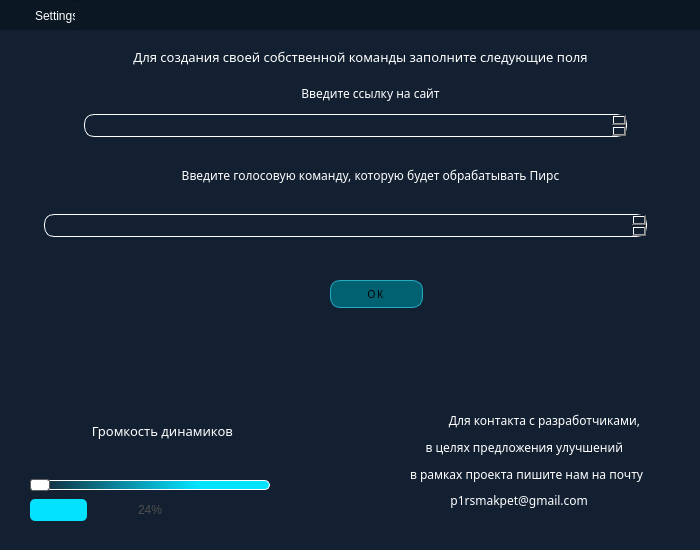
<?xml version="1.0" encoding="UTF-8"?>
<ui version="4.0">
 <class>Settings</class>
 <widget class="QDialog" name="Settings">
  <property name="geometry">
   <rect>
    <x>0</x>
    <y>0</y>
    <width>700</width>
    <height>550</height>
   </rect>
  </property>
  <property name="minimumSize">
   <size>
    <width>700</width>
    <height>550</height>
   </size>
  </property>
  <property name="maximumSize">
   <size>
    <width>700</width>
    <height>550</height>
   </size>
  </property>
  <property name="windowTitle">
   <string>Settings</string>
  </property>
  <property name="styleSheet">
   <string notr="true">* {
background-color: rgb(19, 32, 49);
}

QPushButton {
  text-decoration: none;
  text-transform: uppercase;
  letter-spacing: 2px;
  color: black;
  background: rgb(1, 97, 113);
  font-size: 10px;
  text-align: center;
  border-radius: 10px;
  border: 1px solid rgb(36, 172, 194);
 }

QPushButton:hover {
    background-color: rgb(36, 172, 194);
  }

QLabel {
	color: white;
}

QProgressBar{
border-radius: 5px;
text-align:center;
color: #4f4f4f;
}

QProgressBar::chunk{
border-radius: 5px;
background-color: rgb(3, 227, 255);
}

QTextEdit{
border:1px solid white;
border-radius: 10px;
margin:4px;
color:white;
}

QTextEdit:focus{
border: 1px solid  rgb(36, 172, 194);
}

QSlider::groove{
    border: 1px solid white;
	border-radius: 5px;
    height: 8px; 
    background: qlineargradient(x1:0, y1:0, x2:0.7, y2:0, stop:0  rgb(19, 32, 49), stop:1  rgb(3, 227, 255));
    margin: 2px 1px;
}

QSlider::handle{
    background:white;
    border: 1px solid #5c5c5c;
    width: 18px;
    margin: -2px; 
    border-radius: 3px;
}
</string>
  </property>
  <widget class="QWidget" name="verticalLayoutWidget_2">
   <property name="geometry">
    <rect>
     <x>30</x>
     <y>390</y>
     <width>241</width>
     <height>131</height>
    </rect>
   </property>
   <layout class="QVBoxLayout" name="verticalLayout_2">
    <item>
     <widget class="QLabel" name="label_4">
      <property name="font">
       <font>
        <family>Yu Gothic UI Semilight</family>
        <pointsize>10</pointsize>
       </font>
      </property>
      <property name="text">
       <string>       Громкость динамиков</string>
      </property>
      <property name="alignment">
       <set>Qt::AlignCenter</set>
      </property>
     </widget>
    </item>
    <item>
     <widget class="QSlider" name="speaker">
      <property name="orientation">
       <enum>Qt::Horizontal</enum>
      </property>
     </widget>
    </item>
    <item>
     <widget class="QProgressBar" name="progressBar_2">
      <property name="value">
       <number>24</number>
      </property>
     </widget>
    </item>
   </layout>
  </widget>
  <widget class="QLabel" name="label_2">
   <property name="geometry">
    <rect>
     <x>290</x>
     <y>85</y>
     <width>161</width>
     <height>16</height>
    </rect>
   </property>
   <property name="font">
    <font>
     <family>Yu Gothic UI Semilight</family>
     <pointsize>9</pointsize>
    </font>
   </property>
   <property name="text">
    <string>Введите ссылку на сайт</string>
   </property>
   <property name="alignment">
    <set>Qt::AlignCenter</set>
   </property>
  </widget>
  <widget class="QTextEdit" name="url">
   <property name="geometry">
    <rect>
     <x>80</x>
     <y>110</y>
     <width>551</width>
     <height>31</height>
    </rect>
   </property>
   <property name="font">
    <font>
     <family>Yu Gothic UI Semilight</family>
    </font>
   </property>
  </widget>
  <widget class="QLabel" name="warning">
   <property name="geometry">
    <rect>
     <x>280</x>
     <y>250</y>
     <width>191</width>
     <height>15</height>
    </rect>
   </property>
   <property name="font">
    <font>
     <family>Yu Gothic UI Semilight</family>
     <pointsize>10</pointsize>
    </font>
   </property>
   <property name="styleSheet">
    <string notr="true">color:red;</string>
   </property>
   <property name="text">
    <string/>
   </property>
   <property name="alignment">
    <set>Qt::AlignCenter</set>
   </property>
  </widget>
  <widget class="QPushButton" name="ok">
   <property name="geometry">
    <rect>
     <x>330</x>
     <y>280</y>
     <width>93</width>
     <height>28</height>
    </rect>
   </property>
   <property name="styleSheet">
    <string notr="true"/>
   </property>
   <property name="text">
    <string>ОК</string>
   </property>
  </widget>
  <widget class="QLabel" name="label">
   <property name="geometry">
    <rect>
     <x>80</x>
     <y>45</y>
     <width>561</width>
     <height>23</height>
    </rect>
   </property>
   <property name="font">
    <font>
     <family>Yu Gothic UI Semilight</family>
     <pointsize>10</pointsize>
    </font>
   </property>
   <property name="text">
    <string>Для создания своей собственной команды заполните следующие поля</string>
   </property>
   <property name="alignment">
    <set>Qt::AlignCenter</set>
   </property>
  </widget>
  <widget class="QTextEdit" name="command">
   <property name="geometry">
    <rect>
     <x>40</x>
     <y>210</y>
     <width>611</width>
     <height>31</height>
    </rect>
   </property>
   <property name="font">
    <font>
     <family>Yu Gothic UI Semilight</family>
    </font>
   </property>
  </widget>
  <widget class="QLabel" name="label_5">
   <property name="geometry">
    <rect>
     <x>150</x>
     <y>150</y>
     <width>441</width>
     <height>51</height>
    </rect>
   </property>
   <property name="font">
    <font>
     <family>Yu Gothic UI Semilight</family>
     <pointsize>9</pointsize>
    </font>
   </property>
   <property name="layoutDirection">
    <enum>Qt::LeftToRight</enum>
   </property>
   <property name="text">
    <string>Введите голосовую команду, которую будет обрабатывать Пирс</string>
   </property>
   <property name="alignment">
    <set>Qt::AlignCenter</set>
   </property>
  </widget>
  <widget class="QFrame" name="title">
   <property name="geometry">
    <rect>
     <x>0</x>
     <y>0</y>
     <width>700</width>
     <height>30</height>
    </rect>
   </property>
   <property name="sizePolicy">
    <sizepolicy hsizetype="Fixed" vsizetype="Fixed">
     <horstretch>0</horstretch>
     <verstretch>0</verstretch>
    </sizepolicy>
   </property>
   <property name="styleSheet">
    <string notr="true">* {
background-color: rgb(11, 23, 35);
}

QLabel {
color: white;
}

QPushButton{
border: 0px;
}

</string>
   </property>
   <property name="frameShape">
    <enum>QFrame::StyledPanel</enum>
   </property>
   <property name="frameShadow">
    <enum>QFrame::Raised</enum>
   </property>
   <widget class="QWidget" name="horizontalLayoutWidget">
    <property name="geometry">
     <rect>
      <x>640</x>
      <y>0</y>
      <width>61</width>
      <height>31</height>
     </rect>
    </property>
    <layout class="QHBoxLayout" name="controlButtons" stretch="0,0">
     <property name="spacing">
      <number>0</number>
     </property>
     <item>
      <widget class="QPushButton" name="Roll_up">
       <property name="styleSheet">
        <string notr="true"/>
       </property>
       <property name="text">
        <string/>
       </property>
       <property name="icon">
        <iconset>
         <normaloff>icons/commandButton2.ico</normaloff>icons/commandButton2.ico</iconset>
       </property>
      </widget>
     </item>
     <item>
      <widget class="QPushButton" name="Exit">
       <property name="styleSheet">
        <string notr="true"/>
       </property>
       <property name="text">
        <string/>
       </property>
       <property name="icon">
        <iconset>
         <normaloff>icons/controlButton.ico</normaloff>icons/controlButton.ico</iconset>
       </property>
       <property name="iconSize">
        <size>
         <width>31</width>
         <height>16</height>
        </size>
       </property>
      </widget>
     </item>
    </layout>
   </widget>
   <widget class="QWidget" name="horizontalLayoutWidget_2">
    <property name="geometry">
     <rect>
      <x>0</x>
      <y>0</y>
      <width>75</width>
      <height>31</height>
     </rect>
    </property>
    <layout class="QHBoxLayout" name="logo">
     <property name="spacing">
      <number>0</number>
     </property>
     <item>
      <widget class="QPushButton" name="logo_ico">
       <property name="text">
        <string/>
       </property>
       <property name="icon">
        <iconset>
         <normaloff>icons/Settings.ico</normaloff>icons/Settings.ico</iconset>
       </property>
       <property name="iconSize">
        <size>
         <width>30</width>
         <height>16</height>
        </size>
       </property>
      </widget>
     </item>
     <item>
      <widget class="QLabel" name="logo_name">
       <property name="text">
        <string>Settings</string>
       </property>
      </widget>
     </item>
    </layout>
   </widget>
   <widget class="QPushButton" name="titleBtn">
    <property name="geometry">
     <rect>
      <x>75</x>
      <y>0</y>
      <width>570</width>
      <height>30</height>
     </rect>
    </property>
    <property name="text">
     <string/>
    </property>
   </widget>
  </widget>
  <widget class="QWidget" name="verticalLayoutWidget">
   <property name="geometry">
    <rect>
     <x>410</x>
     <y>410</y>
     <width>272</width>
     <height>101</height>
    </rect>
   </property>
   <layout class="QVBoxLayout" name="verticalLayout">
    <item>
     <widget class="QLabel" name="label_3">
      <property name="font">
       <font>
        <family>Yu Gothic UI Semilight</family>
        <pointsize>9</pointsize>
       </font>
      </property>
      <property name="text">
       <string>Для контакта с разработчиками, </string>
      </property>
      <property name="alignment">
       <set>Qt::AlignCenter</set>
      </property>
     </widget>
    </item>
    <item>
     <widget class="QLabel" name="label_6">
      <property name="font">
       <font>
        <family>Yu Gothic UI Semilight</family>
        <pointsize>9</pointsize>
       </font>
      </property>
      <property name="text">
       <string>     в целях предложения улучшений </string>
      </property>
     </widget>
    </item>
    <item>
     <widget class="QLabel" name="label_7">
      <property name="font">
       <font>
        <family>Yu Gothic UI Semilight</family>
        <pointsize>9</pointsize>
       </font>
      </property>
      <property name="text">
       <string>в рамках проекта пишите нам на почту </string>
      </property>
     </widget>
    </item>
    <item>
     <widget class="QLabel" name="label_9">
      <property name="font">
       <font>
        <family>Yu Gothic UI Semilight</family>
        <pointsize>9</pointsize>
       </font>
      </property>
      <property name="text">
       <string>             p1rsmakpet@gmail.com</string>
      </property>
     </widget>
    </item>
   </layout>
  </widget>
 </widget>
 <resources/>
 <connections/>
</ui>
